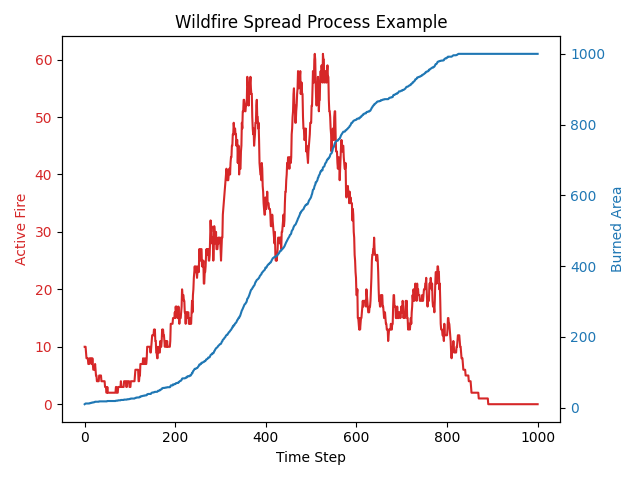

The script that drew this image:
import matplotlib.pyplot as plt
from wildfire_model import WildfireSpreadProcess

# The birth and death rates are equal
birth_death_rate = 0.05  # example rate

# Create a wildfire spread process with the same birth (spread) and death (extinguish) rates, and a system size of 1000
ws_process = WildfireSpreadProcess(birth_death_rate, birth_death_rate, 0, 1000)

# Simulate the process over 1000 time steps with an initial population of 10
population, footprint, extinguishment_time = ws_process.simulate(10, 1000)

# Plot the population and footprint over time
fig, ax1 = plt.subplots()

color = 'tab:red'
ax1.set_xlabel('Time Step')
ax1.set_ylabel('Active Fire', color=color)
ax1.plot(population, color=color)
ax1.tick_params(axis='y', labelcolor=color)

ax2 = ax1.twinx()  # instantiate a second axes that shares the same x-axis
color = 'tab:blue'
ax2.set_ylabel('Burned Area', color=color)  # we already handled the x-label with ax1
ax2.plot(footprint, color=color)
ax2.tick_params(axis='y', labelcolor=color)

plt.title('Wildfire Spread Process Example')
fig.tight_layout()  # otherwise the right y-label is slightly clipped
plt.show()

# Print the extinguishment time
if extinguishment_time is not None:
    print(f"The fire was extinguished at time step {extinguishment_time}.")
else:
    print("The fire was not extinguished within the simulation time.")
